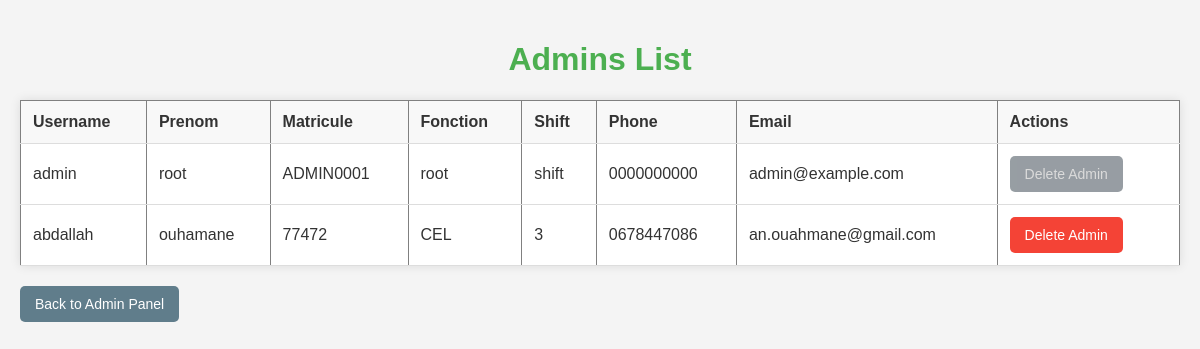
Screenshot of /view_admins with the database file from the repository.
### app/models.py (models this page shows, shortened)
class User(db.Model, UserMixin):
    id = db.Column(db.Integer, primary_key=True)
    username = db.Column(db.String(150), unique=True, nullable=False)
    email = db.Column(db.String(150), unique=True, nullable=False)
    matricule = db.Column(db.String(15), unique=True, nullable=False)
    fonction = db.Column(db.String(150), nullable=False)
    prenom = db.Column(db.String(150), nullable=False)
    shift = db.Column(db.String(150), nullable=False)
    phone = db.Column(db.String(15), unique=True, nullable=False)
    profile_image = db.Column(db.String(150), nullable=True)
    password = db.Column(db.String(200), nullable=False)
    is_admin = db.Column(db.Boolean, default=False)
    is_super_admin = db.Column(db.Boolean, default=False)  # New field
    last_update = db.Column(db.DateTime, default=datetime.utcnow)
    is_approved = db.Column(db.Boolean, default=False)
    tasks = db.relationship('Todo', backref='user',
                            lazy=True, cascade="all, delete-orphan")
    is_pending = db.Column(db.Boolean, default=True)

### app/routes/admin.py (the view)
@bp.route('/view_admins')
def view_admins():
    admins = User.query.filter_by(is_admin=True).all()
    return render_template('admin/admin_list.html', admins=admins)

### app/templates/admin/admin_list.html (shortened to what this page needs)
<!DOCTYPE html>
<html lang="en">
<head>
    <link rel="stylesheet" href="{{ url_for('static', filename='css/admin.css') }}">
</head>
<body>
    <h1>Admins List</h1>
    <table class="table table-striped" border="1" cellpadding="10" cellspacing="0">
        <thead>
            <tr>
                <th>Username</th>
                <th>Prenom</th>
                <th>Matricule</th>
                <th>Fonction</th>
                <th>Shift</th>
                <th>Phone</th>
                <th>Email</th>
                <th>Actions</th>
            </tr>
        </thead>
        <tbody>
            {% for admin in admins %}
            <tr>
                <td>{{ admin.username }}</td>
                <td>{{ admin.prenom }}</td>
                <td>{{ admin.matricule }}</td>
                <td>{{admin.fonction}}</td>
                <td>{{admin.shift}}</td>
                <td>{{ admin.phone }}</td>
                <td>{{ admin.email }}</td>
                <td>
                    {% if admin.matricule != 'ADMIN0001' %}
                    <a href="{{ url_for('admin.delete_admin', id=admin.id) }}" class="btn btn-danger"
                        onclick="return confirm('Are you sure you want to delete this admin?');">Delete Admin</a>
                    {% else %}
                    <button class="btn btn-danger disabled-delete-btn" disabled>Delete Admin</button>
                    {% endif %}
                </td>
            </tr>
            {% endfor %}
        </tbody>
    </table>
    <a href="{{ url_for('admin.admin') }}" class="btn btn-secondary">Back to Admin Panel</a>
</body>
</html>

### app/static/css/admin.css (style rules this page uses)
body { font-family: Arial, sans-serif; background-color: #f4f4f4; margin: 0; padding: 20px; color: #333; }
h1 { text-align: center; color: #4CAF50; }
table { width: 100%; border-collapse: collapse; margin-bottom: 20px; background-color: #fff; box-shadow: 0 0 10px rgba(0, 0, 0, 0.1); }
th, td { padding: 12px; border-bottom: 1px solid #ddd; text-align: left; }
th { background-color: #f8f8f8; color: #333; }
td { vertical-align: middle; }
.btn { padding: 10px 15px; text-decoration: none; border: none; cursor: pointer; border-radius: 5px; transition: background-color 0.3s ease; font-size: 14px; }
.btn-danger { background-color: #f44336; color: white; }
.btn-secondary { background-color: #607d8b; color: white; }
a.btn { margin-right: 10px; display: inline-block; text-align: center; }
.disabled-delete-btn { background-color: #6c757d; color: #ccc; border-color: #6c757d; cursor: not-allowed; opacity: 0.7; }

### rows the page displays
User: username "admin", prenom "root", matricule "ADMIN0001", fonction "root", shift "shift", phone "0000000000", email "admin@example.com", shows "Delete Admin"
User: username "abdallah", prenom "ouhamane", matricule "77472", fonction "CEL", shift "3", phone "0678447086", email "an.ouahmane@gmail.com"
